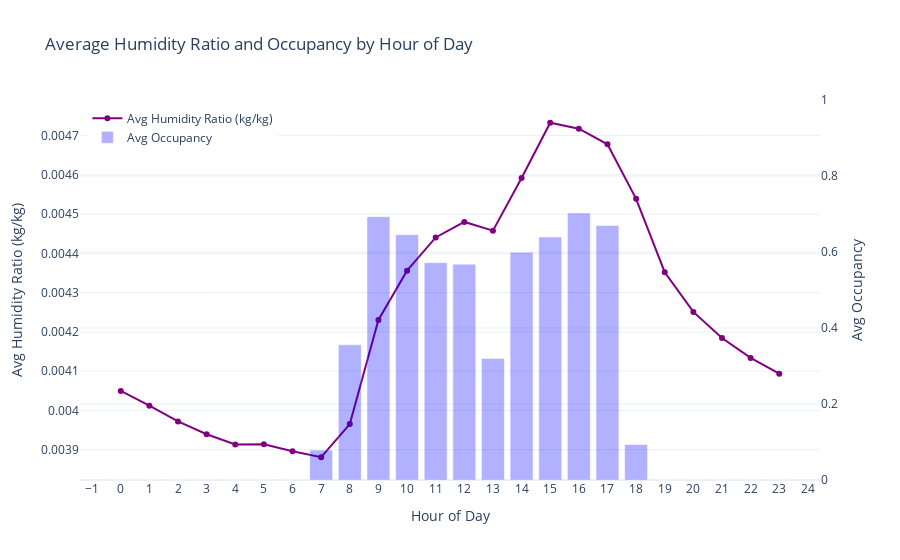

Write notebook code for a chart like this one.
### Markdown cell above
## HumidityRatio and Occupancy by Hour

### Code cell
# Group by hour for HumidityRatio and Occupancy
hourly_ratio = df.groupby('hour').agg({
    'HumidityRatio': 'mean',
    'Occupancy': 'mean'
}).reset_index()

# Create figure
fig = go.Figure()

# Add HumidityRatio trace (left Y-axis)
fig.add_trace(go.Scatter(
    x=hourly_ratio['hour'],
    y=hourly_ratio['HumidityRatio'],
    name='Avg Humidity Ratio (kg/kg)',
    mode='lines+markers',
    line=dict(color='purple'),
    yaxis='y1'
))

# Add Occupancy trace (right Y-axis)
fig.add_trace(go.Bar(
    x=hourly_ratio['hour'],
    y=hourly_ratio['Occupancy'],
    name='Avg Occupancy',
    opacity=0.3,
    marker_color='blue',
    yaxis='y2'
))

# Layout
fig.update_layout(
    title='Average Humidity Ratio and Occupancy by Hour of Day',
    xaxis=dict(title='Hour of Day', dtick=1),
    yaxis=dict(title='Avg Humidity Ratio (kg/kg)', side='left'),
    yaxis2=dict(title='Avg Occupancy', side='right', overlaying='y', range=[0, 1]),
    legend=dict(x=0.01, y=0.99),
    template='plotly_white'
)

fig.show()

### Figure 1 — Plotly figure (JSON) as saved in the notebook; plotly's stock layout.template omitted (floating-point values rounded to 4 significant figures)
{"data": [{"line": {"color": "purple"}, "mode": "lines+markers", "name": "Avg Humidity Ratio (kg/kg)", "type": "scatter", "x": [0, 1, 2, 3, 4, 5, 6, 7, 8, 9, 10, 11, 12, 13, 14, 15, 16, 17, 18, 19, 20, 21, 22, 23], "y": [0.00405, 0.004012, 0.003972, 0.003939, 0.003913, 0.003914, 0.003896, 0.003881, 0.003965, 0.004231, 0.004356, 0.004441, 0.00448, 0.004458, 0.004592, 0.004733, 0.004718, 0.004678, 0.004539, 0.004352, 0.004251, 0.004184, 0.004134, 0.004094], "yaxis": "y"}, {"marker": {"color": "blue"}, "name": "Avg Occupancy", "opacity": 0.3, "type": "bar", "x": [0, 1, 2, 3, 4, 5, 6, 7, 8, 9, 10, 11, 12, 13, 14, 15, 16, 17, 18, 19, 20, 21, 22, 23], "y": [0.0, 0.0, 0.0, 0.0, 0.0, 0.0, 0.0, 0.07869, 0.3559, 0.693, 0.6456, 0.572, 0.5681, 0.3197, 0.5992, 0.6393, 0.7026, 0.6695, 0.09333, 0.0, 0.0, 0.0, 0.0, 0.0], "yaxis": "y2"}], "layout": {"legend": {"x": 0.01, "y": 0.99}, "title": {"text": "Average Humidity Ratio and Occupancy by Hour of Day"}, "xaxis": {"dtick": 1, "title": {"text": "Hour of Day"}}, "yaxis": {"side": "left", "title": {"text": "Avg Humidity Ratio (kg/kg)"}}, "yaxis2": {"overlaying": "y", "range": [0, 1], "side": "right", "title": {"text": "Avg Occupancy"}}}}
